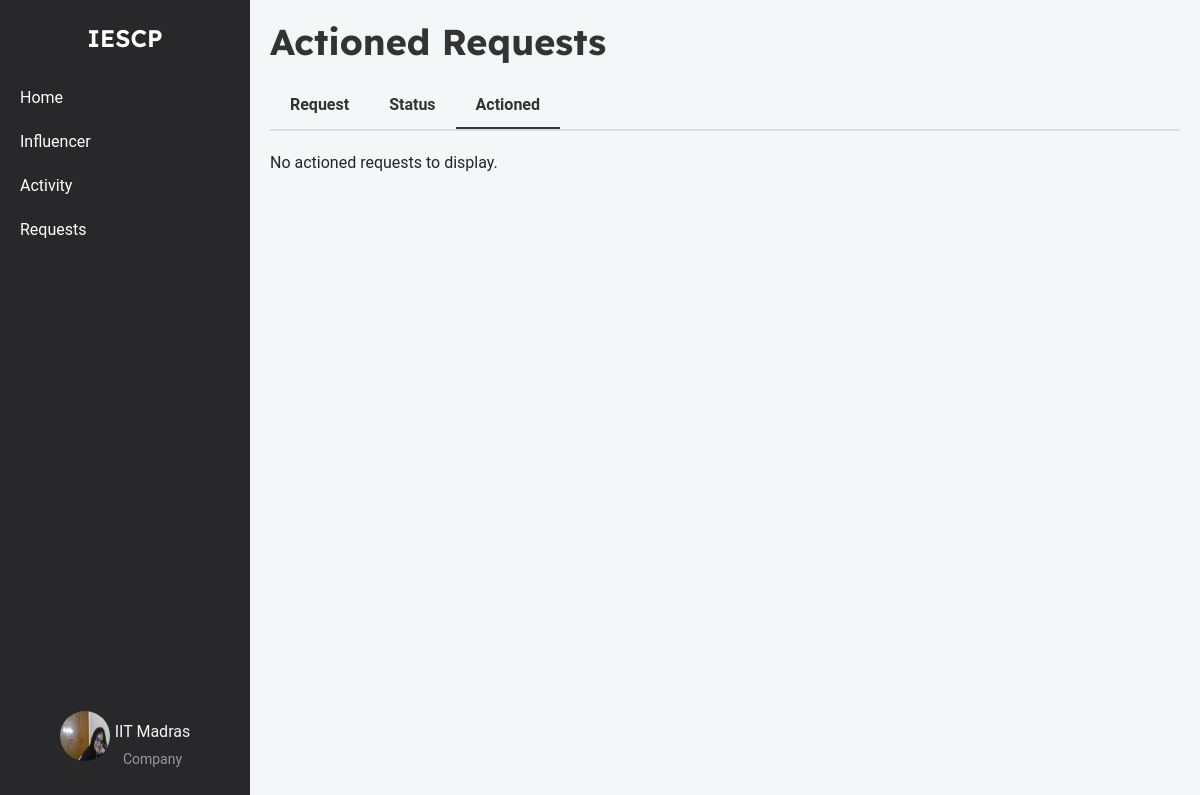
The page /company/actioned (signed in) on the database as committed earlier.
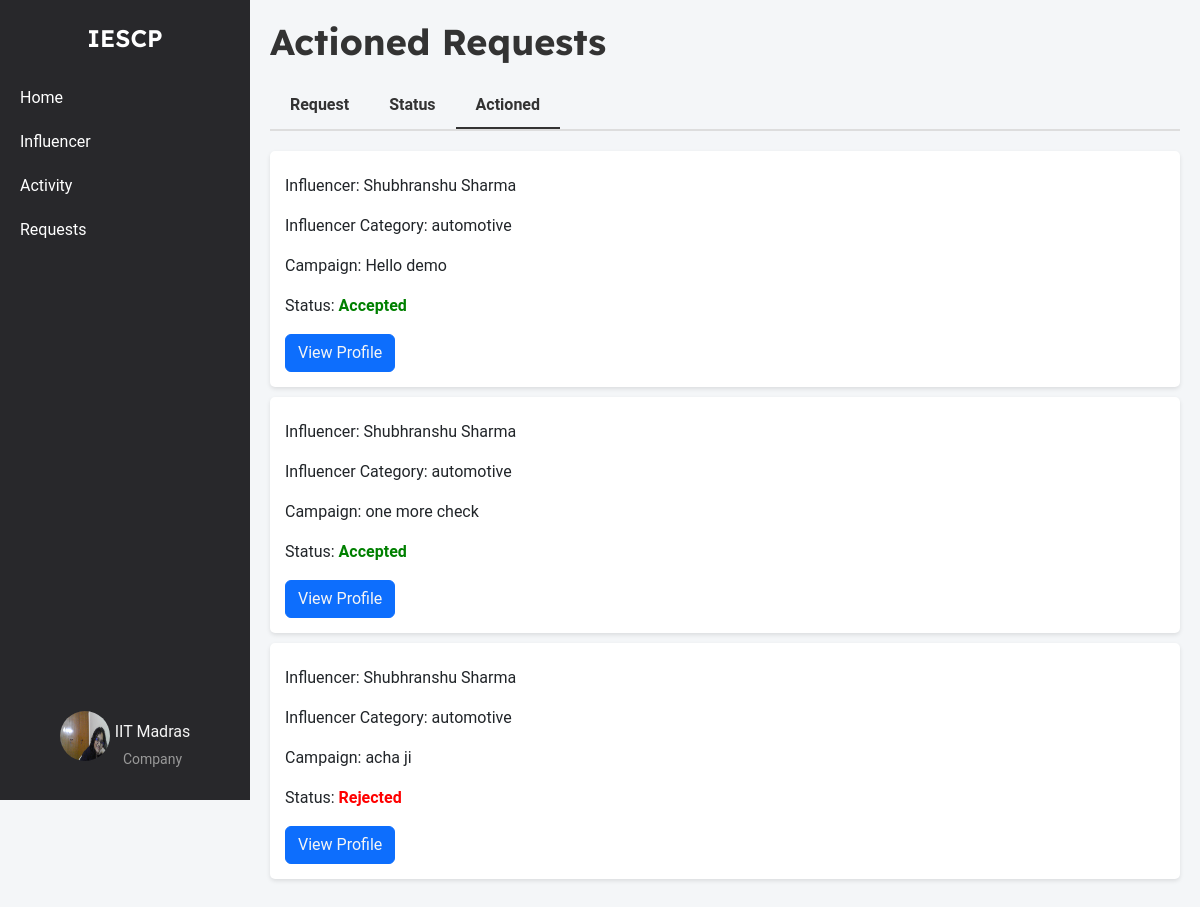
The same page on the database as committed later.
### models.py (models this page shows, shortened)
class Company(db.Model):
    __tablename__ = 'company'
    id = db.Column(db.Integer, primary_key=True)
    company_name = db.Column(db.String(100), nullable=False)
    username = db.Column(db.String(50), unique=True, nullable=False)
    email = db.Column(db.String(120), unique=True, nullable=False)
    password_hash = db.Column(db.String(128), nullable=False)
    phone_number = db.Column(db.String(20), nullable=False)
    address = db.Column(db.String(200), nullable=False)
    industry = db.Column(db.String(100), nullable=False)
    other_industry = db.Column(db.String(100), nullable=True)
    website = db.Column(db.String(200), nullable=False)
    description = db.Column(db.Text, nullable=False)
    social_media_link = db.Column(db.String(200), nullable=False)
    logo = db.Column(db.String(200), nullable=False)
    campaigns = db.relationship('Campaign', backref='company', lazy=True)

class InterestedCampaigns(db.Model):
    __tablename__ = 'interested_campaigns'
    id = db.Column(db.Integer, primary_key=True)
    influencer_id = db.Column(
        db.Integer,
        db.ForeignKey('influencers.id', name='fk_influencer_id'),
        nullable=False
    )
    campaign_id = db.Column(
        db.Integer,
        db.ForeignKey('campaign.id', name='fk_campaign_id'),
        nullable=False
    )
    company_id = db.Column(
        db.Integer,
        db.ForeignKey('company.id', name='fk_company_id'),
        nullable=False
    )
    expressed_at = db.Column(db.DateTime, nullable=False, default=datetime.utcnow)
    status = db.Column(db.String(50), nullable=False, default='pending')
    influencer = db.relationship('Influencer', backref=db.backref('interested_campaigns', lazy=True))
    campaign = db.relationship('Campaign', backref=db.backref('interested_influencers', lazy=True))
    company = db.relationship('Company', backref=db.backref('company_interests', lazy=True))

class Influencer(db.Model):
    __tablename__ = 'influencers'
    id = db.Column(db.Integer, primary_key=True)
    name = db.Column(db.String(255), nullable=False)
    username = db.Column(db.String(255), unique=True, nullable=False)
    email = db.Column(db.String(255), unique=True, nullable=False)
    password_hash = db.Column(db.String(255), nullable=False)
    category = db.Column(db.String(255), nullable=False)
    interest = db.Column(db.String(255), nullable=False)
    reach = db.Column(db.Integer, nullable=False)
    social_media_links = db.Column(db.String(255), nullable=False)
    bio = db.Column(db.String(255), nullable=False)
    profile_picture = db.Column(db.String(255), nullable=False)
    campaigns = db.relationship('Campaign', secondary=influencer_campaign_association, back_populates='influencers')

class Campaign(db.Model):
    __tablename__ = 'campaign'
    id = db.Column(db.Integer, primary_key=True)
    title = db.Column(db.String(200), nullable=False)
    description = db.Column(db.Text, nullable=False)
    budget = db.Column(db.Float, nullable=False)
    start_date = db.Column(db.Date, nullable=False)
    end_date = db.Column(db.Date, nullable=False)
    company_id = db.Column(db.Integer, db.ForeignKey('company.id'), nullable=False)
    admin_id = db.Column(db.Integer, db.ForeignKey('admin.id'), nullable=False, default=1)
    status = db.Column(db.String(50), nullable=False, default='pending')
    category = db.Column(db.String(255), nullable=False)
    created_at = db.Column(db.DateTime, nullable=False, default=datetime.utcnow)
    visibility = db.Column(db.String(50), nullable=False, default='public')
    influencers = db.relationship('Influencer', secondary=influencer_campaign_association, back_populates='campaigns')
    is_flag = db.Column(db.Boolean, nullable=False, default=False)

### company_routes.py (the view)
@app.route('/company/actioned')
@company_auth_required
def company_actioned():
    user = Company.query.get(session['company_id'])
    actioned_requests = db.session.query(InterestedCampaigns).join(Campaign).filter(Campaign.company_id == user.id).filter(InterestedCampaigns.status.in_(['accepted', 'rejected'])).all()
    return render_template('company_actioned.html', user=user, actioned_requests=actioned_requests)

### company_routes.py (called while the page is built)
def company_auth_required(func):
    @wraps(func)
    def func3(*args, **kwargs):
        if 'company_id' in session:
            return func(*args, **kwargs)
        else:
            flash("Please login first")
            return redirect(url_for('company_login'))
    return func3

### templates/company_actioned.html (shortened to what this page needs)
{% extends 'layout.html' %}
{% block content %}
    <div class="container-box">
        <div class="sidebar">
            <div class="logo">IESCP</div>
            <ul>
                <li><a href="{{url_for('company_home')}}">Home</a></li>
                <li><a href="{{url_for('influencer_search')}}">Influencer</a></li>
                <li><a href="{{url_for('company_activity')}}">Activity</a></li>
                <li><a href="{{url_for('company_requests')}}">Requests</a></li>
            </ul>
            <div class="profile">
                <a href="{{ url_for('company_dashboard') }}">
                    <img src="{{ url_for('static', filename='profile_upload/company/' + user.username + '/' + user.logo) }}" alt="Profile Picture">
                    <div class="profile-name-category">
                        <span class="company_name">{{ user.company_name }}</span>
                        <span class="category">Company</span>
                    </div>
                </a>
            </div>
        </div>
        <div class="main-content">
            <h1>Actioned Requests</h1>
            <div class="tabs">
                <a href="{{url_for('company_requests')}}" class="tab">Request</a>
                <a href="{{url_for('company_request_status')}}" class="tab">Status</a>
                <a href="{{url_for('company_actioned')}}" class="tab active">Actioned</a>
            </div>
            {% if actioned_requests %}
                {% for request in actioned_requests %}
                    <div class="request-item">
                        <p>Influencer: {{ request.influencer.name }}</p>
                        <p>Influencer Category: {{request.influencer.category}}</p>
                        <p>Campaign: {{request.campaign.title}}</p>
                        <p>Status:
                            {% if request.status == 'accepted' %}
                                <span class="status-accepted">Accepted</span>
                            {% elif request.status == 'rejected' %}
                                <span class="status-rejected">Rejected</span>
                            {% endif %}
                        </p>
                        <button class="btn btn-primary"><a href="{{request.influencer.social_media_links}}" target="_blank">View Profile</a></button>
                    </div>
                {% endfor %}
            {% else %}
                <p>No actioned requests to display.</p>
            {% endif %}
        </div>
    </div>
{% endblock %}

### templates/layout.html (shortened to what this page needs)
<!DOCTYPE html>
<html lang="en">
<head>
    <link rel="stylesheet" href="https://cdn.jsdelivr.net/npm/bootstrap@5.3.3/dist/css/bootstrap.min.css">
</head>
<body>
    {% block content %}
    {% endblock %}
</body>
</html>

### templates/company_actioned.html (style rules this page uses)
body { font-family: 'Roboto', Arial, sans-serif; margin: 0; padding: 0; background-color: #f4f6f8; }
.container-box { display: flex; width: 100%; }
a { text-decoration: none; color: whitesmoke; }
.sidebar { width: 250px; background-color: #28282B; color: white; display: flex; flex-direction: column; align-items: center; padding-top: 20px; position: fixed; top: 0; left: 0; height: 100vh; overflow: auto; }
.sidebar .logo { font-size: 24px; font-weight: bold; margin-bottom: 20px; font-family: 'Lexend Deca', sans-serif; font-weight: 600; }
.sidebar ul { list-style-type: none; padding: 0; width: 100%; }
.sidebar ul li { width: 100%; }
.sidebar ul li a { display: block; padding: 10px 20px; color: white; text-decoration: none; }
.sidebar .profile { margin-top: auto; text-align: center; padding: 10px; }
.profile .category { font-size: 14px; color: #999; margin-top: 5px; }
.sidebar .profile img { width: 50px; height: 50px; border-radius: 50%; margin-bottom: 5px; }
.profile { display: flex; flex-direction: column; align-items: center; text-align: center; padding: 10px; margin-bottom: 20px; }
.profile a { display: flex; align-items: center; text-align: center; justify-content: center; gap: 5px; }
.profile-name-category { display: flex; flex-direction: column; align-items: center; text-align: center; justify-content: center; padding-top: 13px; }
.main-content { flex: 1; padding: 20px; margin-left: 250px; overflow-y: auto; }
.main-content h1 { font-size: 36px; font-weight: bold; font-family: 'Lexend Deca', sans-serif; color: #333; margin-bottom: 20px; }
.tabs { display: flex; border-bottom: 2px solid #ddd; margin-bottom: 20px; }
.tab { padding: 10px 20px; cursor: pointer; font-weight: bold; color: #333; border: none; background-color: transparent; }
.tab.active { border-bottom: 2px solid #333; }
.request-item { background-color: white; padding: 15px; border-radius: 5px; box-shadow: 0 2px 4px rgba(0, 0, 0, 0.1); margin-bottom: 10px; }
.status-accepted { color: green; font-weight: bold; }
.status-rejected { color: red; font-weight: bold; }

Rows that differ between the two databases and show on the page:
added InterestedCampaigns: influencer.name "Shubhranshu Sharma", influencer.category "automotive", campaign "Hello demo", status "Accepted"
added InterestedCampaigns: influencer.name "Shubhranshu Sharma", influencer.category "automotive", campaign "one more check", status "Accepted"
added InterestedCampaigns: influencer.name "Shubhranshu Sharma", influencer.category "automotive", campaign "acha ji", status "Rejected"
Other text that changed with them:
text no longer shown: "No actioned requests to display."
